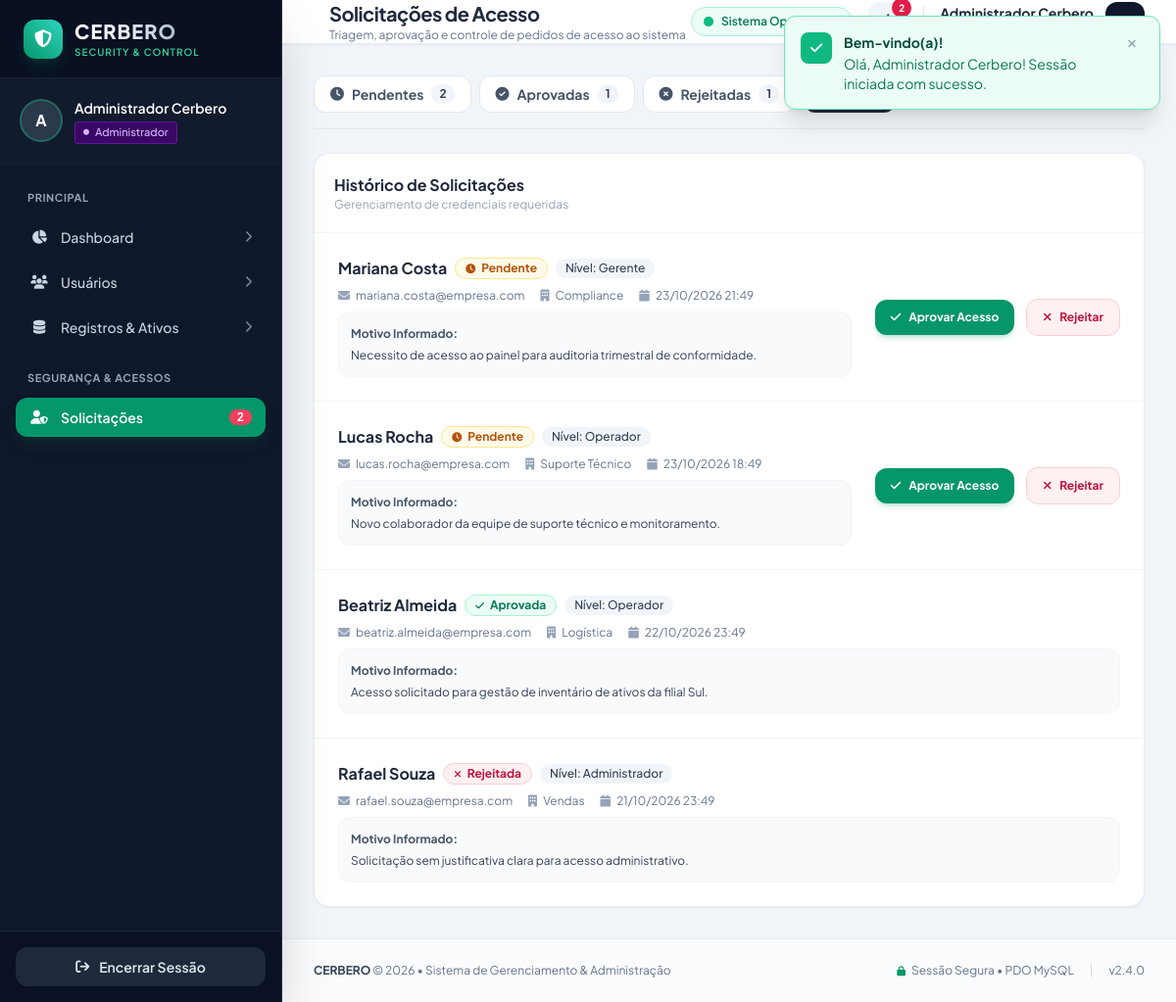
Page /solicitacoes.php?status=todas (signed in) on the committed database.
### tables this page shows
CREATE TABLE IF NOT EXISTS `solicitacoes` (
    `id` INT AUTO_INCREMENT PRIMARY KEY,
    `nome` VARCHAR(120) NOT NULL,
    `email` VARCHAR(150) NOT NULL,
    `motivo` TEXT NOT NULL,
    `departamento` VARCHAR(100) NOT NULL,
    `nivel_desejado` ENUM('Administrador', 'Gerente', 'Operador') NOT NULL DEFAULT 'Operador',
    `status` ENUM('Pendente', 'Aprovada', 'Rejeitada') NOT NULL DEFAULT 'Pendente',
    `resposta_observacao` TEXT NULL,
    `analisado_por` INT NULL,
    `analisado_em` DATETIME NULL,
    `criado_em` TIMESTAMP DEFAULT CURRENT_TIMESTAMP,
    CONSTRAINT `fk_solicitacoes_usuario` FOREIGN KEY (`analisado_por`) REFERENCES `usuarios` (`id`) ON DELETE SET NULL
);

### config/auth.php (called while the page is built, shortened)
<?php
function estaAutenticado() {
    return isset($_SESSION['usuario_id']) && !empty($_SESSION['usuario_id']);
}
function getUsuarioLogado() {
    return [
        'id'           => $_SESSION['usuario_id'],
        'nome'         => $_SESSION['usuario_nome'] ?? 'Usuário',
        'email'        => $_SESSION['usuario_email'] ?? '',
        'nivel_acesso' => $_SESSION['usuario_nivel'] ?? 'Operador',
        'departamento' => $_SESSION['usuario_departamento'] ?? 'Geral'
    ];
}

### solicitacoes.php (the view, shortened to what this page needs)
<?php
require_once __DIR__ . '/config/auth.php';
$usuarioAtual = getUsuarioLogado();
$podeGerenciar = in_array($usuarioAtual['nivel_acesso'], ['Administrador', 'Gerente']);
$pdo = getConexao();
$statusFiltro = trim($_GET['status'] ?? 'Pendente');
$solicitacoes = [];
$totais = [
    'Pendente'  => 0,
    'Aprovada'  => 0,
    'Rejeitada' => 0
];
if ($pdo) {
    try {
        $stmtC = $pdo->query("SELECT status, COUNT(*) AS qtd FROM solicitacoes GROUP BY status");
        while ($row = $stmtC->fetch()) {
            if (isset($totais[$row['status']])) {
                $totais[$row['status']] = (int) $row['qtd'];
            }
        }
        $sql = "
            SELECT s.*, u.nome AS analisador_nome
            FROM solicitacoes s
            LEFT JOIN usuarios u ON s.analisado_por = u.id
        ";
        if (in_array($statusFiltro, ['Pendente', 'Aprovada', 'Rejeitada'])) {
            $sql .= " WHERE s.status = :status";
            $sql .= " ORDER BY s.criado_em DESC";
            $stmt = $pdo->prepare($sql);
            $stmt->execute([':status' => $statusFiltro]);
        } else {
            $sql .= " ORDER BY s.criado_em DESC";
            $stmt = $pdo->query($sql);
        }
        $solicitacoes = $stmt->fetchAll();
    } catch (PDOException $e) {
        error_log("Erro ao carregar solicitações: " . $e->getMessage());
    }
}
require_once __DIR__ . '/includes/header.php';
require_once __DIR__ . '/includes/sidebar.php';
?>
<div class="flex-1 flex flex-col min-w-0 overflow-y-auto">
    <?php require_once __DIR__ . '/includes/navbar.php'; ?>
    <main class="p-4 sm:p-8 space-y-6 flex-1">
        <div class="flex flex-wrap gap-2 border-b border-slate-200 pb-4">
            <a href="solicitacoes.php?status=Pendente" class="inline-flex items-center space-x-2 px-4 py-2 rounded-xl text-sm font-bold transition-all <?= ($statusFiltro === 'Pendente') ? 'bg-rose-600 text-white shadow-md shadow-rose-600/20' : 'bg-white text-slate-600 hover:bg-slate-100 border border-slate-200' ?>">
                <i class="fa-solid fa-clock"></i>
                <span>Pendentes</span>
                <span class="ml-1.5 px-2 py-0.5 rounded-full text-xs <?= ($statusFiltro === 'Pendente') ? 'bg-white/20 text-white' : 'bg-slate-100 text-slate-700' ?>">
                    <?= $totais['Pendente'] ?>
                </span>
            </a>
            <a href="solicitacoes.php?status=Aprovada" class="inline-flex items-center space-x-2 px-4 py-2 rounded-xl text-sm font-bold transition-all <?= ($statusFiltro === 'Aprovada') ? 'bg-emerald-600 text-white shadow-md shadow-emerald-600/20' : 'bg-white text-slate-600 hover:bg-slate-100 border border-slate-200' ?>">
                <i class="fa-solid fa-circle-check"></i>
                <span>Aprovadas</span>
                <span class="ml-1.5 px-2 py-0.5 rounded-full text-xs <?= ($statusFiltro === 'Aprovada') ? 'bg-white/20 text-white' : 'bg-slate-100 text-slate-700' ?>">
                    <?= $totais['Aprovada'] ?>
                </span>
            </a>
            <a href="solicitacoes.php?status=Rejeitada" class="inline-flex items-center space-x-2 px-4 py-2 rounded-xl text-sm font-bold transition-all <?= ($statusFiltro === 'Rejeitada') ? 'bg-slate-800 text-white shadow-md' : 'bg-white text-slate-600 hover:bg-slate-100 border border-slate-200' ?>">
                <i class="fa-solid fa-circle-xmark"></i>
                <span>Rejeitadas</span>
                <span class="ml-1.5 px-2 py-0.5 rounded-full text-xs <?= ($statusFiltro === 'Rejeitada') ? 'bg-white/20 text-white' : 'bg-slate-100 text-slate-700' ?>">
                    <?= $totais['Rejeitada'] ?>
                </span>
            </a>
            <a href="solicitacoes.php?status=todas" class="inline-flex items-center space-x-2 px-4 py-2 rounded-xl text-sm font-bold transition-all <?= ($statusFiltro === 'todas') ? 'bg-slate-800 text-white' : 'bg-white text-slate-600 hover:bg-slate-100 border border-slate-200' ?>">
                <span>Todas</span>
            </a>
        </div>
        <div class="bg-white rounded-2xl shadow-sm border border-slate-200/80 overflow-hidden">
            <div class="p-5 border-b border-slate-100 flex items-center justify-between">
                <div>
                    <h3 class="font-bold text-slate-800 text-base">
                        <?= $statusFiltro === 'Pendente' ? 'Solicitações Aguardando Avaliação' : 'Histórico de Solicitações' ?>
                    </h3>
                    <p class="text-xs text-slate-400">Gerenciamento de credenciais requeridas</p>
                </div>
            </div>
            <?php if (empty($solicitacoes)): ?>
                <div class="p-12 text-center text-slate-400">
                    <div class="w-14 h-14 rounded-2xl bg-slate-100 text-slate-400 flex items-center justify-center mx-auto mb-3">
                        <i class="fa-solid fa-inbox text-2xl"></i>
                    </div>
                    <p class="text-sm font-semibold text-slate-700">Nenhuma solicitação encontrada</p>
                    <p class="text-xs text-slate-400 mt-1">Não há registros com o status selecionado.</p>
                </div>
            <?php else: ?>
                <div class="divide-y divide-slate-100">
                    <?php foreach ($solicitacoes as $s): ?>
                        <div class="p-6 hover:bg-slate-50/60 transition-colors flex flex-col lg:flex-row lg:items-center lg:justify-between gap-6">
                            <div class="flex-1 space-y-2">
                                <div class="flex flex-wrap items-center gap-2">
                                    <h4 class="text-base font-bold text-slate-800"><?= htmlspecialchars($s['nome']) ?></h4>
                                    <?php if ($s['status'] === 'Pendente'): ?>
                                        <span class="inline-flex items-center px-2.5 py-0.5 rounded-full text-xs font-bold bg-amber-50 text-amber-700 border border-amber-200">
                                            <i class="fa-solid fa-clock text-[10px] mr-1.5 animate-pulse"></i>
                                            Pendente
                                        </span>
                                    <?php elseif ($s['status'] === 'Aprovada'): ?>
                                        <span class="inline-flex items-center px-2.5 py-0.5 rounded-full text-xs font-bold bg-emerald-50 text-emerald-700 border border-emerald-200">
                                            <i class="fa-solid fa-check text-[10px] mr-1.5"></i>
                                            Aprovada
                                        </span>
                                    <?php else: ?>
                                        <span class="inline-flex items-center px-2.5 py-0.5 rounded-full text-xs font-bold bg-rose-50 text-rose-700 border border-rose-200">
                                            <i class="fa-solid fa-xmark text-[10px] mr-1.5"></i>
                                            Rejeitada
                                        </span>
                                    <?php endif; ?>
                                    <span class="inline-flex items-center px-2.5 py-0.5 rounded-full text-xs font-medium bg-slate-100 text-slate-700">
                                        Nível: <?= htmlspecialchars($s['nivel_desejado']) ?>
                                    </span>
                                </div>
                                <div class="flex flex-wrap items-center gap-x-4 gap-y-1 text-xs text-slate-500">
                                    <span><i class="fa-solid fa-envelope mr-1 text-slate-400"></i> <?= htmlspecialchars($s['email']) ?></span>
                                    <span><i class="fa-solid fa-building mr-1 text-slate-400"></i> <?= htmlspecialchars($s['departamento']) ?></span>
                                    <span><i class="fa-solid fa-calendar mr-1 text-slate-400"></i> <?= date('d/m/Y H:i', strtotime($s['criado_em'])) ?></span>
                                </div>
                                <div class="p-3 rounded-xl bg-slate-50 border border-slate-100 text-xs text-slate-700 leading-relaxed">
                                    <span class="font-bold text-slate-600 block mb-0.5">Motivo Informado:</span>
                                    <?= nl2br(htmlspecialchars($s['motivo'])) ?>
                                </div>
                            </div>
                            <?php if ($s['status'] === 'Pendente' && $podeGerenciar): ?>
                                <div class="flex items-center space-x-3 flex-shrink-0">
                                    <button type="button"
                                        onclick="aprovarSolicitacao(<?= $s['id'] ?>, '<?= addslashes(htmlspecialchars($s['nome'])) ?>')"
                                        class="px-4 py-2.5 rounded-xl bg-emerald-600 hover:bg-emerald-700 text-white text-xs font-bold shadow-md shadow-emerald-600/20 active:scale-95 transition-all flex items-center space-x-2">
                                        <i class="fa-solid fa-check"></i>
                                        <span>Aprovar Acesso</span>
                                    </button>
                                    <button type="button"
                                        onclick="rejeitarSolicitacao(<?= $s['id'] ?>, '<?= addslashes(htmlspecialchars($s['nome'])) ?>')"
                                        class="px-4 py-2.5 rounded-xl bg-rose-50 hover:bg-rose-100 text-rose-700 text-xs font-bold border border-rose-200 active:scale-95 transition-all flex items-center space-x-2">
                                        <i class="fa-solid fa-xmark"></i>
                                        <span>Rejeitar</span>
                                    </button>
                                </div>
                            <?php endif; ?>
                        </div>
                    <?php endforeach; ?>
                </div>
            <?php endif; ?>
        </div>
    </main>
<?php require_once __DIR__ . '/includes/footer.php'; ?>

### assets/css/custom.css (style rules this page uses)
body { font-family: 'Plus Jakarta Sans', sans-serif; -webkit-font-smoothing: antialiased; -moz-osx-font-smoothing: grayscale; }

### rows in the picture
solicitacoes: nome "Mariana Costa", status "Pendente" (drawn), nivel_desejado "Gerente", email "mariana.costa@empresa.com", departamento "Compliance", criado_em "23/10/2026 21:49", motivo "Necessito de acesso ao painel para auditoria trimestral de conformidade."
solicitacoes: nome "Lucas Rocha", status "Pendente" (drawn), nivel_desejado "Operador", email "lucas.rocha@empresa.com", departamento "Suporte Técnico", criado_em "23/10/2026 18:49", motivo "Novo colaborador da equipe de suporte técnico e monitoramento."
solicitacoes: nome "Beatriz Almeida", status "Aprovada" (drawn), nivel_desejado "Operador", email "beatriz.almeida@empresa.com", departamento "Logística", criado_em "22/10/2026 23:49", motivo "Acesso solicitado para gestão de inventário de ativos da filial Sul."
solicitacoes: nome "Rafael Souza", status "Rejeitada" (drawn), nivel_desejado "Administrador", email "rafael.souza@empresa.com", departamento "Vendas", criado_em "21/10/2026 23:49", motivo "Solicitação sem justificativa clara para acesso administrativo."

### other values in the picture
substr($usuario['nome'] ?? 'U', 0, 1) "A"
$usuario['nome'] "Administrador Cerbero"
$nivel "Administrador"
$qtdSolicitacoesPendentes "2"
$pageHeading "Solicitações de Acesso"
$pageSubtitle "Triagem, aprovação e controle de pedidos de acesso ao sistema"
$totais['Pendente'] "2"
$totais['Aprovada'] "1"
$totais['Rejeitada'] "1"
